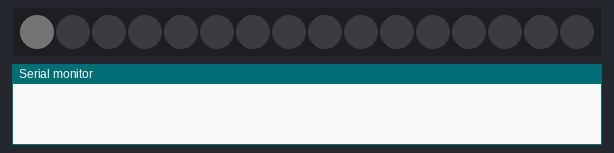
A sketch run on a simulated Arduino Uno, built with avr-gcc and run on an emulated ATmega328P. Parts: 16 RGB LEDs in strip order, left to right, the last lines printed to the serial monitor. Dim RGB values are drawn brighter than linear.

Above: at 0.05 s.
At 0.45 s:
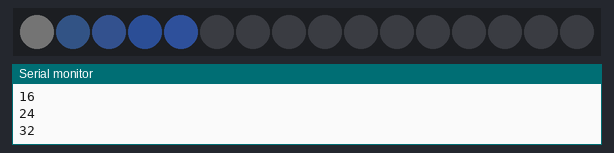
At 0.86 s:
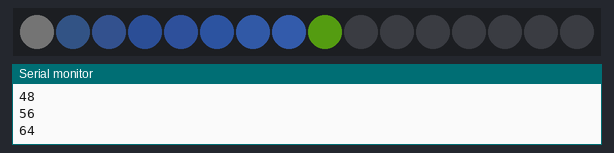
At 1.6 s:
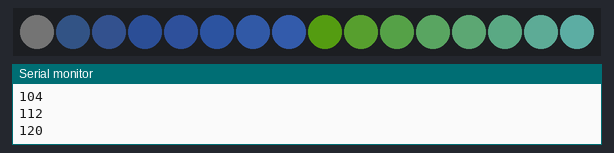

The sketch:

RGBW-16-increment.ino
```cpp
#include <Adafruit_NeoPixel.h>
#ifdef __AVR__
  #include <avr/power.h>
#endif

#define PIN 6

#define NUM_LEDS 16

#define BRIGHTNESS 50

Adafruit_NeoPixel strip = Adafruit_NeoPixel(NUM_LEDS, PIN, NEO_GRBW + NEO_KHZ800);


void setup() {
  Serial.begin(115200);
  strip.setBrightness(BRIGHTNESS);
  strip.begin();
  strip.show(); // Initialize all pixels to 'off'
}

// Initialize some variables for the void loop()
int red = 0, green= 0, blue = 0, white = 10;
int wait = 100;
int led = 0;

void loop() {


  strip.setPixelColor(led, red, green , blue, white);
  strip.show();
    delay(wait);

  red = red + 8;
  green = green + 16;
  blue = blue + 32;
  white = white + 1;

  // Increment the led.  This can also be done with led++
  led = led + 1;


  if (red > 255) red = 0;
   if (green > 255) green = 0;
    if (blue > 255) blue = 0;
     if (white > 50) white = 0;

    if (red < 0) red = 255;
   if (green  < 0) green = 255;
    if (blue < 0) blue = 255;
     if (white  < 0 ) white = 50;

   Serial.println(red);
}
```
